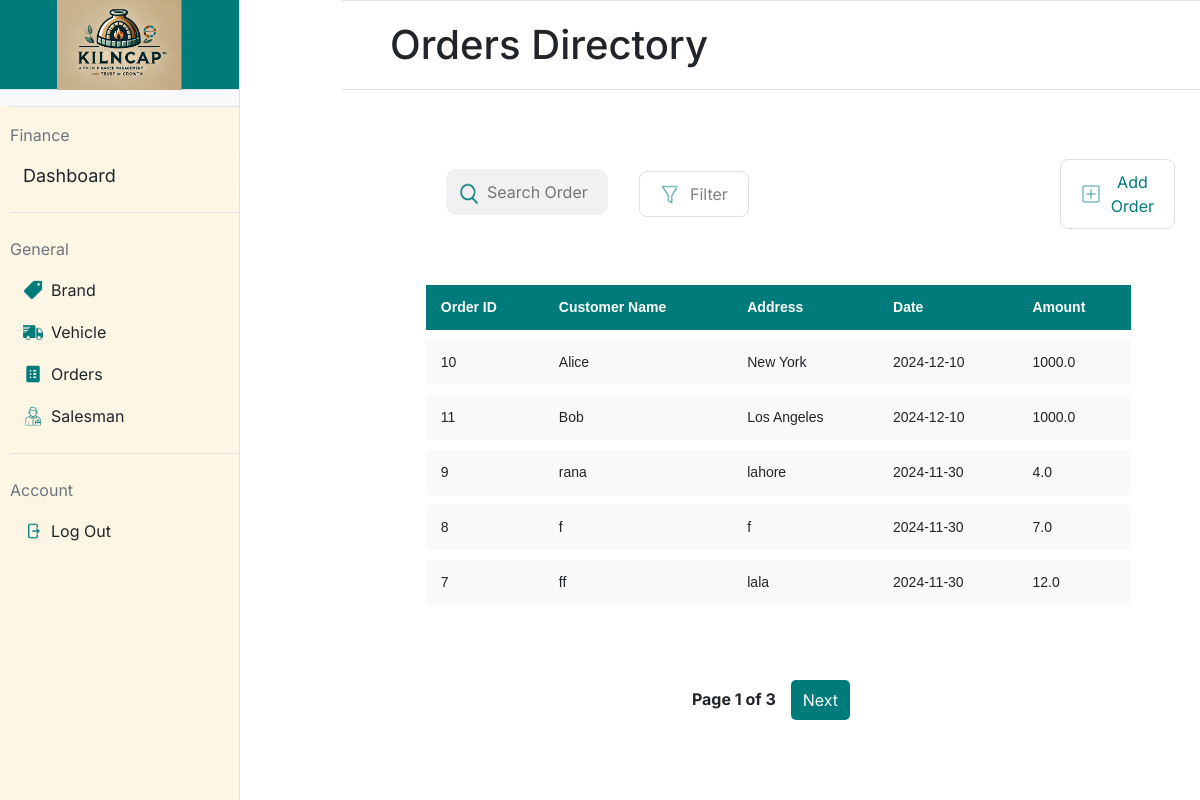
The page /orders on the database as committed earlier.
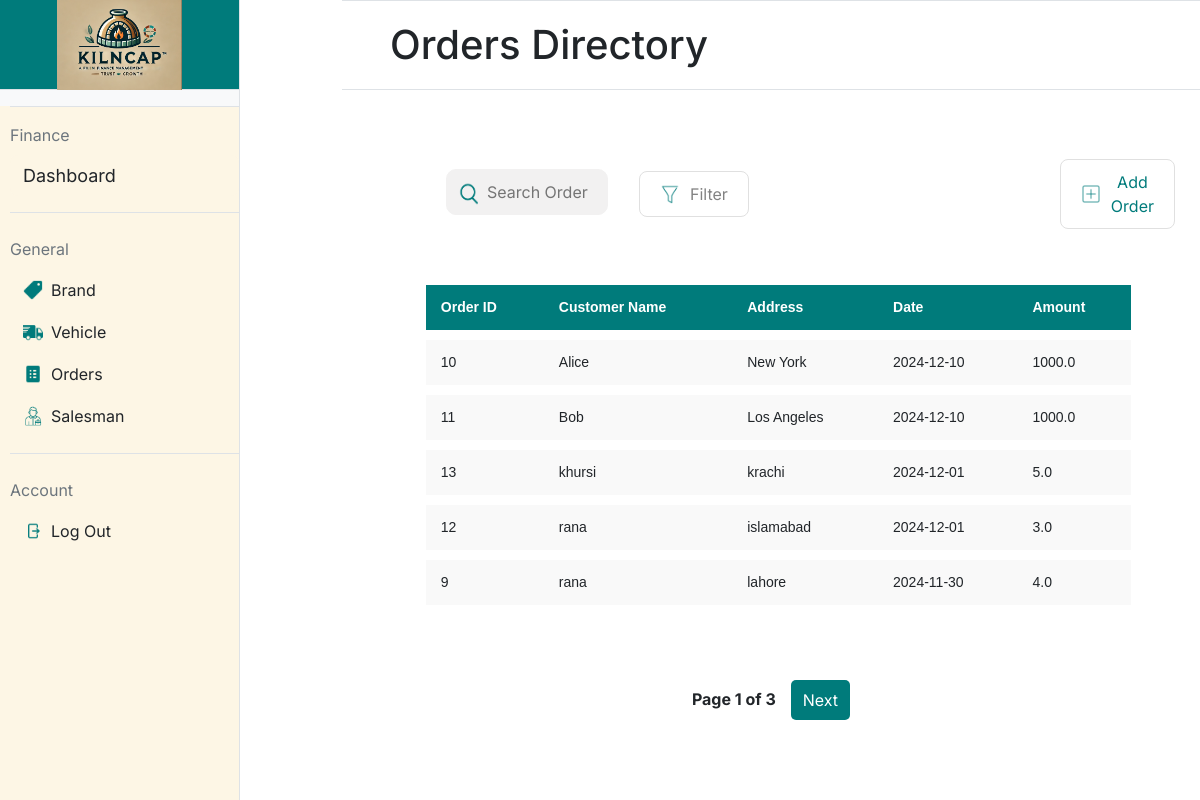
The same page on the database as committed later.
### app.py (models this page shows, shortened)
class Order(db.Model):
    __tablename__ = 'orders'
    id = db.Column(db.Integer, primary_key=True)  # Order ID
    customer_name = db.Column(db.String(100), nullable=False)  # Customer's name
    customer_contact = db.Column(db.String(15), nullable=False)  # Customer's contact number
    customer_address = db.Column(db.String(200), nullable=False)  # Customer's address
    vehicle_rent = db.Column(db.Float, nullable=False)  # Vehicle rent
    labor_cost = db.Column(db.Float, nullable=False)  # Labor cost
    total_amount = db.Column(db.Float, nullable=False)  # Total amount for the order
    order_date = db.Column(db.DateTime, nullable=False, default=db.func.current_timestamp())
    salesman_id = db.Column(db.Integer, db.ForeignKey('salesmen.id'), nullable=False)  # Salesman ID
    vehicle_id = db.Column(db.Integer, db.ForeignKey('vehicles.id'), nullable=False)  # Vehicle ID
    salesman = db.relationship('Salesman', backref=db.backref('orders', lazy=True))  # Salesman relationship
    vehicle = db.relationship('Vehicle', backref=db.backref('orders', lazy=True))  # Vehicle relationship
    items = db.relationship('Item', backref=db.backref('order', lazy=True), cascade='all, delete-orphan')  # Items relationship

### app.py (the view)
@app.route('/orders', methods=['GET'])
def orders():
    page = request.args.get('page', 1, type=int)  # Get the current page number, default is 1
    per_page = 5  # Number of orders per page
    orders_paginated = Order.query.order_by(Order.order_date.desc()).paginate(page=page, per_page=per_page)
    return render_template('orders.html', orders=orders_paginated.items, pagination=orders_paginated)

### templates/orders.html (shortened to what this page needs)
{% extends "base.html" %}
{% block title %}
    <link rel="stylesheet" href="static/orders.css">
{% endblock %}
{% block mainheading %}
Orders Directory
{% endblock %}
{% block maincontent %}
    <div>
        <table style="padding-left: 5.5%;">
            <form action="{{ url_for('orders_list_buttons') }}" method="post">
                <td style="width:40%; padding-left: 85px;">
                    <div style="position: relative; width: 100%;">
                        <img src="/static/icons/search-icon.png"
                             alt="Search Icon"
                             style="position: absolute; left: 7px; top: 60%; transform: translateY(-50%); width: 30px; height: 30px;">
                        <input type="text"
                               placeholder="Search Order"
                               style="width: 100%; padding-left: 40px;">
                    </div>
                </td>
                <td style="width:10%;padding-left: 30px;padding-top:15px">
                    <button class="styled-button" name="button" value="filter_order">
                        <img src="/static/icons/filter-icon.png" alt="Icon" class="button-icon">
                        Filter
                    </button>
                </td>
                <td style="padding-left: 310px;padding-top:15px">
                    <button class="styled-button" name="button" value="add_order">
                        <img src="/static/icons/add-icon.png" alt="Icon" class="button-icon">
                        <div style="color:#007B7B">Add Order</div>
                    </button>
                </td>
            </form>
        </table>
    <div style="padding: 5.5%;">
        <table class="styled-table" style="padding-left: 20px; width: 100%; border-collapse: separate; border-spacing: 0 10px;" >
            <thead>
                <tr>
                    <th>Order ID</th>
                    <th>Customer Name</th>
                    <th>Address</th>
                    <th>Date</th>
                    <th>Amount</th>
                </tr>
            </thead>
            <tbody>
                {% for order in orders %}
                <tr data-url="{{ url_for('order_details', order_id=order.id) }}" onclick="redirectToDetails(this)" style="cursor: pointer;">
                    <td>{{ order.id }}</td>
                    <td>{{ order.customer_name }}</td>
                    <td>{{ order.customer_address }}</td>
                    <td>{{ order.order_date.strftime('%Y-%m-%d') }}</td>
                    <td>{{ order.total_amount }}</td>
                        {% set total_quantity = 0 %}
                        {% for item in order.items %}
                            {% set total_quantity = total_quantity + item.quantity %}
                        {% endfor %}
                </tr>
                {% endfor %}
            </tbody>
        </table>
    </div>
    <div class="pagination">
        <span style="padding-top: 7px;">Page {{ pagination.page }} of {{ pagination.pages }}</span>
        {% if pagination.has_next %}
        <a href="{{ url_for('orders', page=pagination.next_num) }}">Next</a>
        {% endif %}
    </div>
    </div>
{% endblock %}

Rows that differ between the two databases and show on the page:
no longer on this page (row unchanged): Order: id "8", customer_name "f", customer_address "f", order_date "2024-11-30", total_amount "7.0"
no longer on this page (row unchanged): Order: id "7", customer_name "ff", customer_address "lala", order_date "2024-11-30", total_amount "12.0"
added Order: id "13", customer_name "khursi", customer_address "krachi", order_date "2024-12-01", total_amount "5.0"
added Order: id "12", customer_name "rana", customer_address "islamabad", order_date "2024-12-01", total_amount "3.0"
